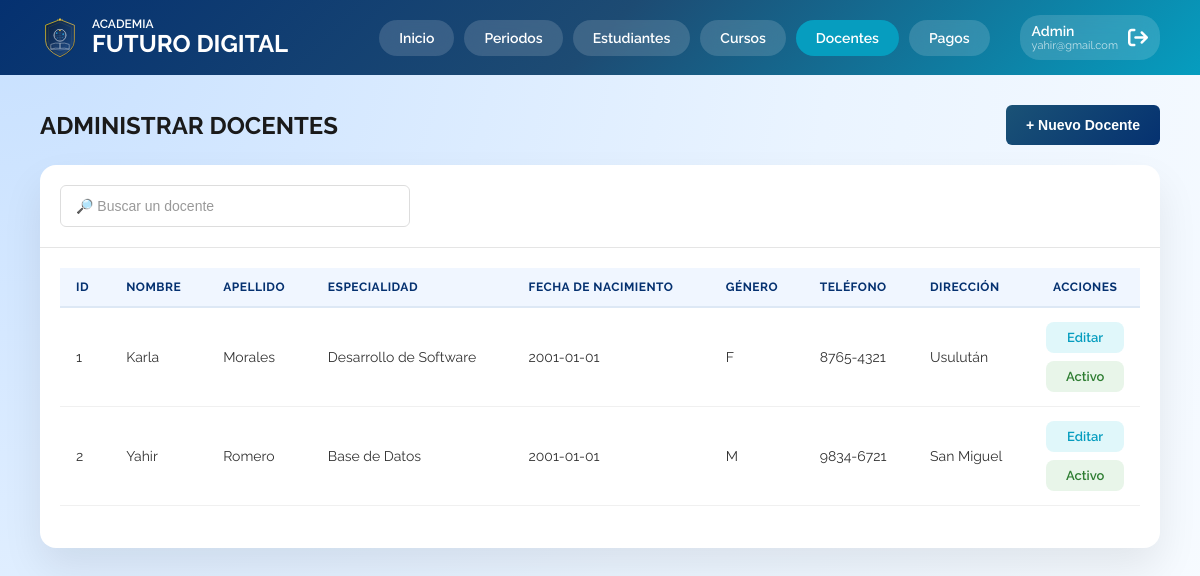
Page /admin-docentes.php (signed in) on the earlier database version.
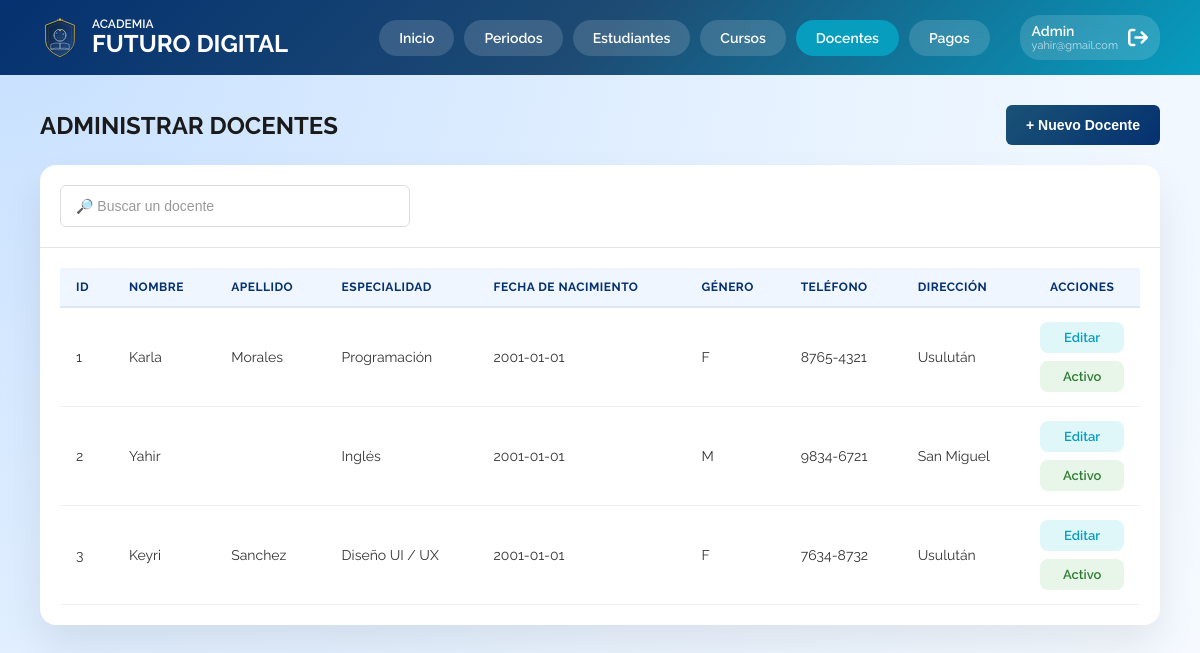
Same page on the later database version.
### tables this page shows
CREATE TABLE `docentes` (
  `id` int PRIMARY KEY NOT NULL AUTO_INCREMENT,
  `usuario_id` int NOT NULL,
  `especialidad` varchar(100) DEFAULT NULL,
  `fecha_nacimiento` date DEFAULT NULL,
  `genero` char(1) DEFAULT NULL,
  `salario` decimal(10,2) DEFAULT NULL,
  `telefono` varchar(20) DEFAULT NULL,
  `direccion` varchar(200) DEFAULT NULL,
  UNIQUE KEY `usuario_id` (`usuario_id`),
  CONSTRAINT `fk_docentes_1` FOREIGN KEY (`usuario_id`) REFERENCES `usuarios` (`id`)
);

CREATE TABLE `usuarios` (
  `id` int PRIMARY KEY NOT NULL AUTO_INCREMENT,
  `nombre` varchar(100) NOT NULL,
  `apellido` varchar(100) NOT NULL,
  `correo` varchar(120) NOT NULL,
  `password_hash` varchar(255) NOT NULL,
  `estado` tinyint(1) DEFAULT '1',
  `rol_id` int NOT NULL,
  UNIQUE KEY `correo` (`correo`),
  KEY `rol_id` (`rol_id`),
  CONSTRAINT `fk_usuarios_1` FOREIGN KEY (`rol_id`) REFERENCES `roles` (`id`)
);

### mostrar-tabla-docentes.php (the view)
<?php
include('includes/conexion.php');
$sql = "SELECT
    u.id AS usuario_id,
    d.id AS docente_id,
    u.nombre,
    u.apellido,
    u.correo,
    u.password_hash,
    u.estado,
    d.especialidad,
    d.fecha_nacimiento,
    d.genero,
    d.salario,
    d.telefono,
    d.direccion
    FROM docentes d
    INNER JOIN usuarios u ON d.usuario_id = u.id
    WHERE u.rol_id = 3";
$resultado = mysqli_query($conexion, $sql);
if (mysqli_num_rows($resultado) > 0 ){
?>
    <table class="data-table mobile-cards">
        <thead>
            <tr>
                <th>ID</th>
                <th>Nombre</th>
                <th>Apellido</th>
                <th>Especialidad</th>
                <th>Fecha de Nacimiento</th>
                <th>Género</th>
                <th>Teléfono</th>
                <th>Dirección</th>
                <th>Acciones</th>
            </tr>
        </thead>
        <tbody>
            <?php while($fila = mysqli_fetch_assoc($resultado)){ ?>
            <tr data-id="<?php echo $fila['usuario_id']; ?>">
                <td data-label="ID"><?php echo $fila['docente_id']; ?></td>
                <td data-label="Nombre"><?php echo htmlspecialchars($fila['nombre']); ?></td>
                <td data-label="Apellido"><?php echo htmlspecialchars($fila['apellido']); ?></td>
                <td data-label="Especialidad"><?php echo htmlspecialchars($fila['especialidad']); ?></td>
                <td data-label="Fecha Nac."><?php echo htmlspecialchars($fila['fecha_nacimiento']); ?></td>
                <td data-label="Género"><?php echo htmlspecialchars($fila['genero']); ?></td>
                <td data-label="Teléfono"><?php echo htmlspecialchars($fila['telefono']); ?></td>
                <td data-label="Dirección"><?php echo htmlspecialchars($fila['direccion']); ?></td>
                <td data-label="Acciones" class="acciones-cell">
                    <div class="acciones-texto">
                        <a
                            href="#"
                            class="link-accion abrir-modal-docente"
                            data-docente_id="<?php echo $fila['docente_id']; ?>"
                            data-usuario_id="<?php echo $fila['usuario_id']; ?>"
                            data-nombre="<?php echo htmlspecialchars($fila['nombre']); ?>"
                            data-apellido="<?php echo htmlspecialchars($fila['apellido']); ?>"
                            data-especialidad="<?php echo htmlspecialchars($fila['especialidad']); ?>"
                            data-fecha_nacimiento="<?php echo htmlspecialchars($fila['fecha_nacimiento']); ?>"
                            data-genero="<?php echo htmlspecialchars($fila['genero']); ?>"
                            data-salario="<?php echo htmlspecialchars($fila['salario']); ?>"
                            data-telefono="<?php echo htmlspecialchars($fila['telefono']); ?>"
                            data-direccion="<?php echo htmlspecialchars($fila['direccion']); ?>"
                            data-correo="<?php echo htmlspecialchars($fila['correo']); ?>"
                            data-password_hash="<?php echo htmlspecialchars($fila['password_hash']); ?>"
                            data-estado="<?php echo htmlspecialchars($fila['estado']); ?>"
                            onclick="return false;"
                        >
                            Editar
                        </a>
                        <a
                            href="#"
                             class="link-accion btn-toggle-estado <?php echo ($fila['estado'] == 'Activo' || $fila['estado'] == 1) ? 'estado-activo' : 'estado-inactivo'; ?>"
                             data-usuario_id="<?php echo $fila['usuario_id']; ?>"
                        >
                            <?php echo ($fila['estado'] == 'Activo' || $fila['estado'] == 1) ? 'Activo' : 'Inactivo'; ?>
                        </a>
                    </div>
                </td>
            </tr>
            <?php } ?>
        </tbody>
    </table>
<?php
} else {
    echo '<div class="mensaje-vacio">No hay docentes registrados.</div>';
}
?>

### admin-docentes.php (shortened to what this page needs)
<!DOCTYPE html>
<html lang="es">
<head>
    <link rel="stylesheet" href="https://cdnjs.cloudflare.com/ajax/libs/font-awesome/6.4.0/css/all.min.css">
    <link rel="stylesheet" href="css/stylesAdmin.css">
</head>
<body class="raleway-all">
    <header class="header">
        <div class="logo">
            <img src ="img/logo.svg" alt="Logo Academia Futuro Digital" class="logo">
            <div class="logo-text">
                <span class="logo-small">ACADEMIA</span>
                <span class="logo-big">FUTURO DIGITAL</span>
            </div>
        </div>
        <nav class="nav">
            <a href="./admin-inicio.php" class="btn-nav">Inicio</a>
            <a href="./admin-periodos.php" class="btn-nav">Periodos</a>
            <a href="./admin-estudiantes.php" class="btn-nav">Estudiantes</a>
            <a href="./admin-cursos.php" class="btn-nav">Cursos</a>
            <a href="./admin-docentes.php" class="btn-nav active">Docentes</a>
            <a href="./admin-pagos.php" class="btn-nav">Pagos</a>
            <a href="includes/logout.php" style="text-decoration:none;">
                <div class="user-profile">
                    <div class="user-info">
                        <span class="user-role">Admin</span>
                        <span class="user-email"><?php echo $_SESSION["usuario"]; ?></span>
                    </div>
                    <i class="fas fa-arrow-right-from-bracket logout-icon"></i>
                </div>
            </a>
        </nav>
    </header>
    <main class="main">
        <div class="page-header">
            <h1 class="titulo">ADMINISTRAR DOCENTES</h1>
            <button class="btn-nuevo">+ Nuevo Docente</button>
        </div>
        <div class="card">
            <div class="toolbar">
                <input type="text" id="buscador-docente" placeholder="🔎 Buscar un docente" class="input-buscar">
            </div>
            <div class="tabla-placeholder">
                <?php include('mostrar-tabla-docentes.php'); ?>
            </div>
        </div>
    </main>
</body>
</html>

Differences in the rows shown:
changed docentes "Karla": especialidad "Desarrollo de Software" → "Programación"
changed docentes "San Miguel": especialidad "Base de Datos" → "Inglés"; usuario.apellido "Romero" → (not shown)
added docentes: id "3", usuario.nombre "Keyri", usuario.apellido "Sanchez", especialidad "Diseño UI / UX", fecha_nacimiento "2001-01-01", genero "F", telefono "7634-8732", direccion "Usulután"
